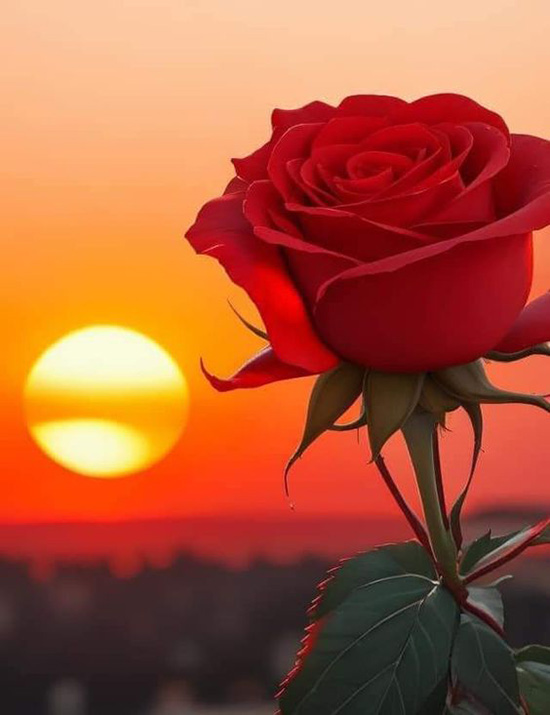
#> input picture img/hoahong.jpg, 550 x 715 px, found by its file name
$ jupyter execute 19.ipynb
#> lines starting #> are read from the running program, lines starting #| are printed output that depends on the picture
[cell 1]
#!pip install opencv-python

[cell 2]
def display(title, img):
    cv2.imshow(title, img)
    # Chờ một khoảng thời gian
    cv2.waitKey(0)
    # Đóng window
    cv2.destroyWindow(title)

[cell 3]
# Import thư viện
import cv2

[cell 4]
path = 'C:/Users/Administrator/Documents/Hieu2024/ThiGiacMayTinh/BaiTapTGMT/img/hoahong.jpg'

[cell 5]
# Đọc một ảnh (nhan TAB de nhin autocomplete)
img = cv2.imread(path)
#> img is the input picture: shape (715, 550, 3); mean B, G, R 60.2, 90.3, 172
# In thông tin của ảnh
print(img)
#> (printed output is left out)

[cell 6]
# Lấy kích thước
print(img.shape)
#| (715, 550, 3)
x, y, z = img.shape
#> x = 715; y = 550; z = 3
print(x)
#| 715
print(y)
#| 550
print(z)
#| 3

[cell 7]
# Hiển thị ảnh
cv2.imshow('Window', img)
# Chờ một khoảng thời gian
cv2.waitKey(10000)
# Đóng window
cv2.destroyWindow('Window')

[cell 8]
# Tách màu
b, g, r = cv2.split(img)
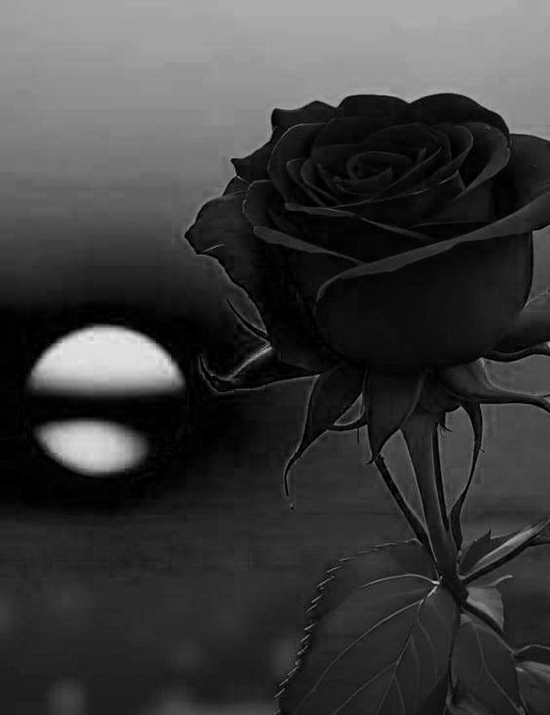
#> b: shape (715, 550); min 0, max 232, mean 60.2
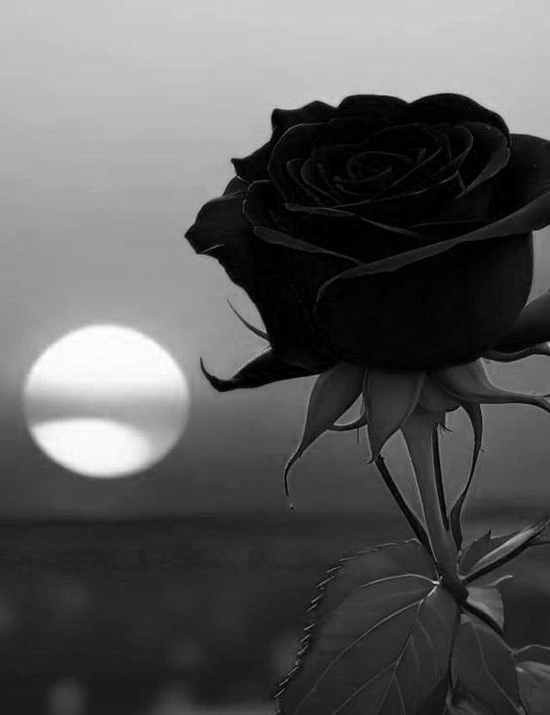
#> g: shape (715, 550); min 0, max 255, mean 90.3
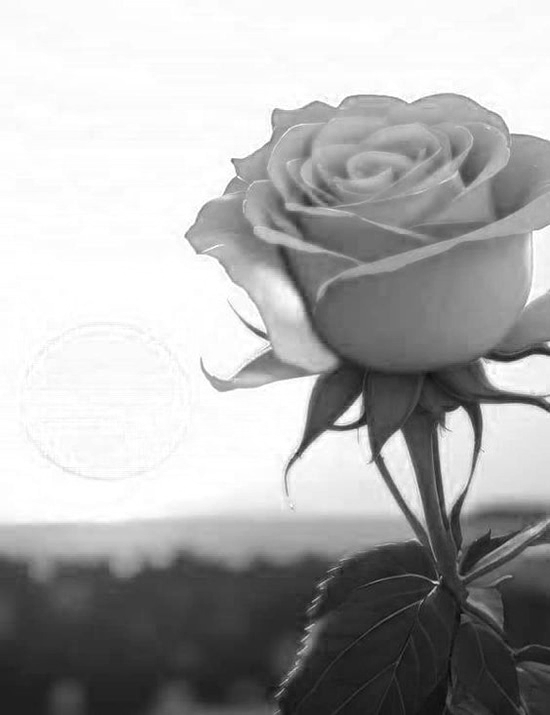
#> r: shape (715, 550); min 7, max 255, mean 172
cv2.imshow('Window', img)
cv2.imshow('Red', r)
cv2.imshow('Green', g)
cv2.imshow('Blue', b)

# Chờ một khoảng thời gian
cv2.waitKey(0)
# Đóng window
cv2.destroyAllWindows()

[cell 9]
# Thay đổi thông số của điểm ảnh
height, width, z = img.shape
#> height = 715; width = 550
quater_h = height/2
#> quater_h = 357.5
quater_w = width/2
#> quater_w = 275

# geen color
green_color = (0,255,0)

# copy ảnh
img2 = img.copy()

# thay đổi màu của góc 1/4 bên trái trên

for y in range(int(quater_h)):
    for x in range(int(quater_w)):
        img2[y, x] = green_color
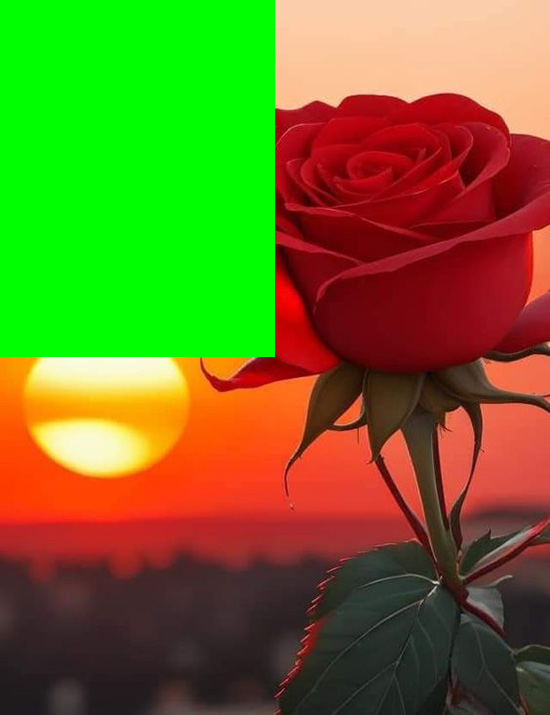
#> img2: shape (715, 550, 3); mean B, G, R 36.2, 113.7, 111
# Hiển thị
display('Window', img)
display('Window_2', img2)

$ run again, with img/new_jpeg2.JPG copied over img/hoahong.jpg
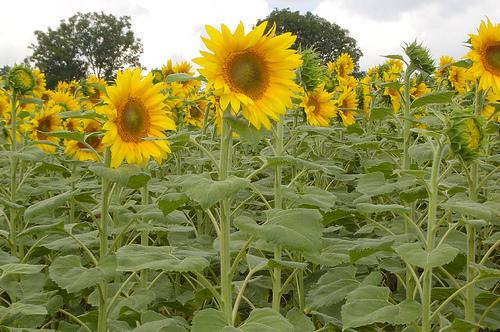
#> input picture img/new_jpeg2.JPG, 500 x 332 px, found by its file name
#> img is the input picture: shape (332, 500, 3); mean B, G, R 74.7, 139.1, 139.3
#> (printed output is left out)
#| (332, 500, 3)
#| 332
#| 500
#| 3
#> `b, g, r = cv2.split(img)`:
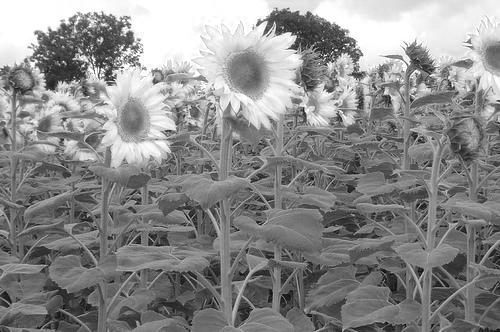
#> r: shape (332, 500); min 0, max 255, mean 139.3
#> after the loop `for y in range(int(quater_h)):`:
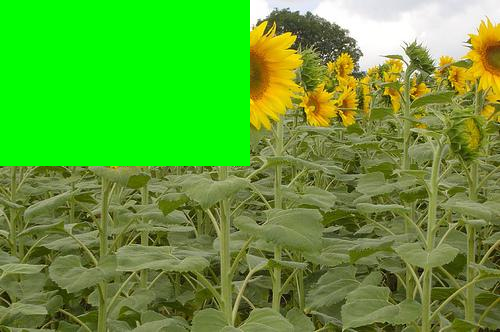
#> img2: shape (332, 500, 3); mean B, G, R 51.4, 161.3, 94.4
